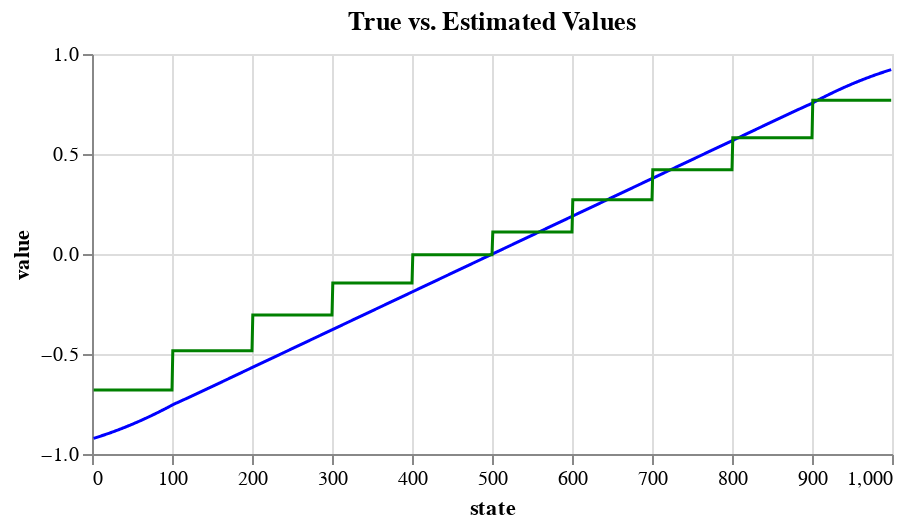

The notebook cell this image was saved under:
### Markdown cell above
## Run TD with 10K examples

It's a faster learning, so we can process less.

### Code cell
TD_1_step.run(10000)
TD_1_step.plot_true_vs_est()

### Figure 1 — Vega-Lite specification as saved in the notebook (floating-point values rounded to 4 significant figures; data arrays with more than 128 entries replaced by an {"elided": "..."} marker saying what was removed)
{"config": {"view": {"continuousWidth": 400, "continuousHeight": 300}}, "layer": [{"mark": {"type": "line", "color": "blue", "strokeWidth": 1.5}, "encoding": {"x": {"field": "micro_state", "title": "state", "type": "quantitative"}, "y": {"field": "Vs_true", "title": "value", "type": "quantitative"}}}, {"mark": {"type": "line", "color": "green", "strokeWidth": 1.5}, "encoding": {"x": {"field": "micro_state", "title": "state", "type": "quantitative"}, "y": {"field": "Vs", "type": "quantitative"}}}], "data": {"name": "data-8ed02b9a7b01f2849114adcaae16a234"}, "height": 200, "title": "True vs. Estimated Values", "width": 400, "$schema": "https://vega.github.io/schema/vega-lite/v4.17.0.json", "datasets": {"data-8ed02b9a7b01f2849114adcaae16a234": {"elided": "998 records"}}}
